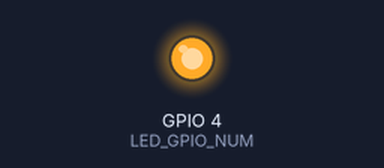
This sketch was run on a simulated ESP32. Shown: output pins drawn as LEDs (lit = HIGH). WiFi joins after 1.5 s; servers stay silent unless stated; uploads are accepted with an empty reply; the camera gives no picture; what the sketch prints to the serial monitor is not drawn.

Above: at 2.2 s.
At 6.7 s:
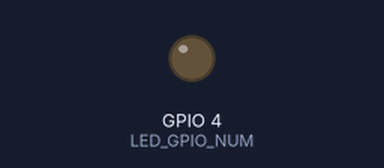
Timing chart, 0 to 8.6 s (numbered marks = the images above):
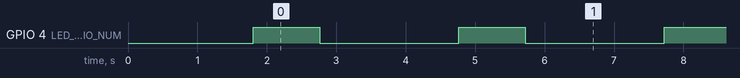

Measured:
- by itself, GPIO 4 (LED_GPIO_NUM): alternates HIGH for 0.96 s and LOW for 2.0 s

The sketch:

working_code.ino
```cpp
#include <WiFi.h>
#include <HTTPClient.h>
#include "esp_camera.h"

// Replace these with your network credentials
// const char* ssid = "MTN_4G_84578B";
// const char* password = "jinglebe1!";

const char* ssid = "Mojo";
const char* password = "brilliancy";

// Replace with your server's address
const char* serverName = "https://espcamserver.onrender.com/upload";

// Pin definition for CAMERA_MODEL_AI_THINKER
#define PWDN_GPIO_NUM 32
#define RESET_GPIO_NUM -1
#define XCLK_GPIO_NUM 0
#define SIOD_GPIO_NUM 26
#define SIOC_GPIO_NUM 27
#define Y9_GPIO_NUM 35
#define Y8_GPIO_NUM 34
#define Y7_GPIO_NUM 39
#define Y6_GPIO_NUM 36
#define Y5_GPIO_NUM 21
#define Y4_GPIO_NUM 19
#define Y3_GPIO_NUM 18
#define Y2_GPIO_NUM 5
#define VSYNC_GPIO_NUM 25
#define HREF_GPIO_NUM 23
#define PCLK_GPIO_NUM 22
#define LED_GPIO_NUM 4  // GPIO pin for LED flash

unsigned int pictureNumber = 0;

void setup() {
  Serial.begin(115200);

  WiFi.begin(ssid, password);
  Serial.print("Connecting to WiFi");
  while (WiFi.status() != WL_CONNECTED) {
    delay(500);
    Serial.print(".");
  }
  Serial.println(" connected");

  Serial.print("Initializing the camera module...");
  configInitCamera();
  Serial.println("Ok!");

  pinMode(LED_GPIO_NUM, OUTPUT);
  digitalWrite(LED_GPIO_NUM, LOW);
}

void loop() {
  String path = "picture" + String(pictureNumber) + ".jpg";
  Serial.printf("Picture file name: %s\n", path.c_str());

  takeSendPhoto(path);
  pictureNumber++;
  delay(2000);
}

void configInitCamera() {
  camera_config_t config;
  config.ledc_channel = LEDC_CHANNEL_0;
  config.ledc_timer = LEDC_TIMER_0;
  config.pin_d0 = Y2_GPIO_NUM;
  config.pin_d1 = Y3_GPIO_NUM;
  config.pin_d2 = Y4_GPIO_NUM;
  config.pin_d3 = Y5_GPIO_NUM;
  config.pin_d4 = Y6_GPIO_NUM;
  config.pin_d5 = Y7_GPIO_NUM;
  config.pin_d6 = Y8_GPIO_NUM;
  config.pin_d7 = Y9_GPIO_NUM;
  config.pin_xclk = XCLK_GPIO_NUM;
  config.pin_pclk = PCLK_GPIO_NUM;
  config.pin_vsync = VSYNC_GPIO_NUM;
  config.pin_href = HREF_GPIO_NUM;
  config.pin_sscb_sda = SIOD_GPIO_NUM;
  config.pin_sscb_scl = SIOC_GPIO_NUM;
  config.pin_pwdn = PWDN_GPIO_NUM;
  config.pin_reset = RESET_GPIO_NUM;
  config.xclk_freq_hz = 20000000;
  config.pixel_format = PIXFORMAT_JPEG;

  if(psramFound()) {
    config.frame_size = FRAMESIZE_UXGA;
    config.jpeg_quality = 10;
    config.fb_count = 2;
  } else {
    config.frame_size = FRAMESIZE_SVGA;
    config.jpeg_quality = 12;
    config.fb_count = 1;
  }

  esp_err_t err = esp_camera_init(&config);
  if (err != ESP_OK) {
    Serial.printf("Camera init failed with error 0x%x", err);
    return;
  }
}

void takeSendPhoto(String path) {
  digitalWrite(LED_GPIO_NUM, HIGH);

  camera_fb_t * fb = esp_camera_fb_get();
  if (!fb) {
    Serial.println("Camera capture failed");
    digitalWrite(LED_GPIO_NUM, LOW);
    return;
  }

  WiFiClient client;
  HTTPClient http;

  delay(700);
  http.begin(client, serverName);
  http.addHeader("Content-Type", "image/jpeg");

  int httpResponseCode = http.POST(fb->buf, fb->len);
  if (httpResponseCode > 0) {
    Serial.printf("Image successfully sent, HTTP Response code: %d\n", httpResponseCode);
  } else {
    Serial.printf("Failed to send image, error code: %d\n", httpResponseCode);
  }

  http.end();
  esp_camera_fb_return(fb);

  digitalWrite(LED_GPIO_NUM, LOW);
}
```
